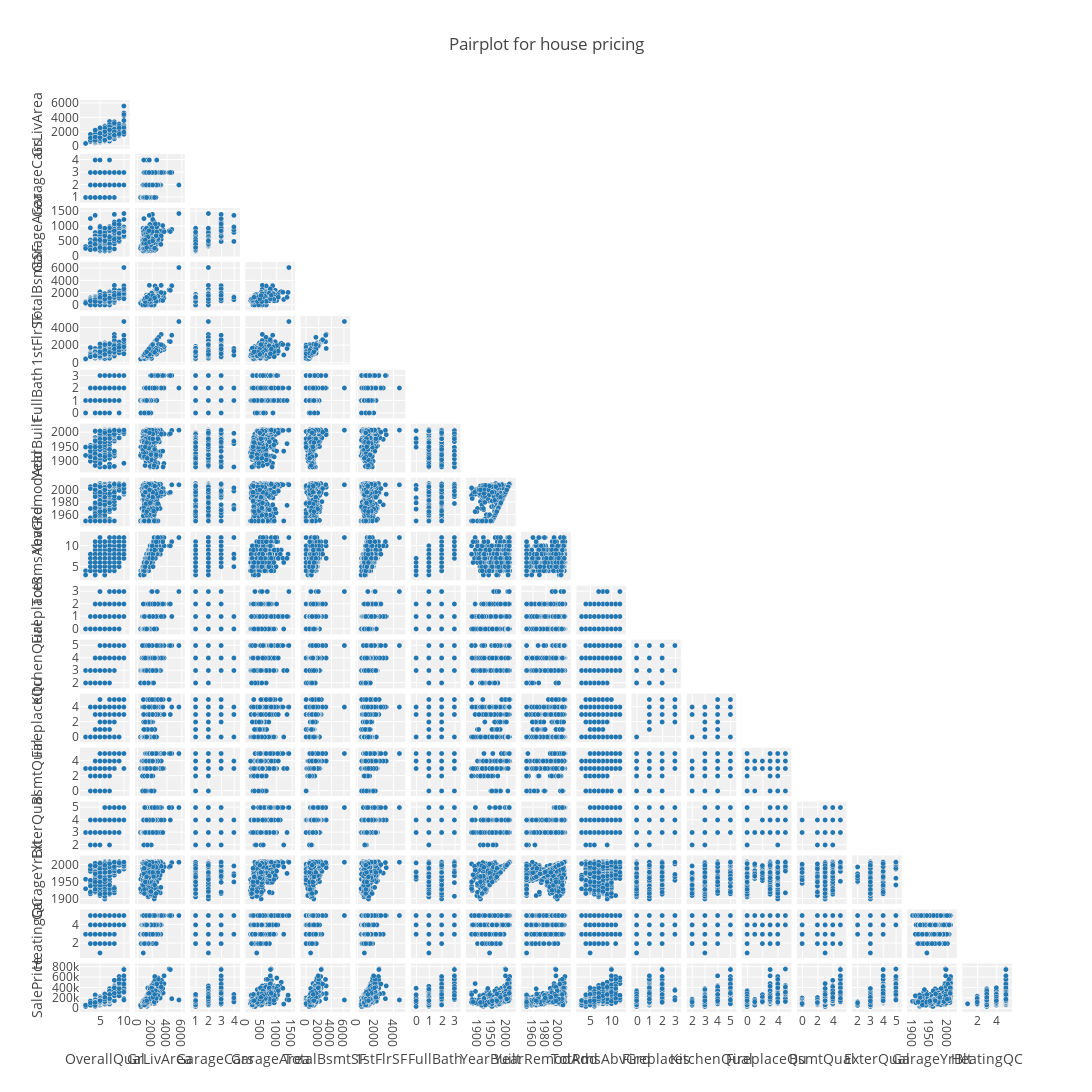

The cell this chart's notebook holds for it:
### Markdown cell above
### Plotting correlated features

For our plot, we will get all the features that have absolute value above 0.5 with the dependent **SalePrice**.

### Code cell
obj = go.Splom(dimensions=[dict(label='OverallQual', values = df_train['OverallQual']),
                           dict(label='GrLivArea', values=df_train['GrLivArea']),
                           dict(label='GarageCars', values=df_train['GarageCars']),
                           dict(label='GarageArea', values=df_train['GarageArea']),
                           dict(label='TotalBsmtSF', values=df_train['TotalBsmtSF']),
                           dict(label='1stFlrSF', values=df_train['1stFlrSF']),
                           dict(label='FullBath', values=df_train['FullBath']),
                           dict(label='YearBuilt', values=df_train['YearBuilt']),
                           dict(label='YearRemodAdd', values=df_train['YearRemodAdd']),
                           dict(label='TotRmsAbvGrd', values=df_train['TotRmsAbvGrd']),
                           dict(label='Fireplaces', values=df_train['Fireplaces']),
                           dict(label='KitchenQual', values=df_train['KitchenQual']),
                           dict(label='FireplaceQu', values=df_train['FireplaceQu']),
                           dict(label='BsmtQual', values=df_train['BsmtQual']),
                           dict(label='ExterQual', values=df_train['ExterQual']),
                           dict(label='GarageYrBlt', values=df_train['GarageYrBlt']),
                           dict(label='HeatingQC', values=df_train['HeatingQC']),
                           dict(label='SalePrice', values=df_train['SalePrice'])],
                        marker=dict(size=5,
                           line=dict(width=0.5,
                                     color='rgb(230,230,230)')),
                           diagonal=dict(visible=False),
                           showupperhalf=False)
axisd = dict(showline=False,
           zeroline=False,
           gridcolor='#fff')

layout = go.Layout(title="Pairplot for house pricing",
                   dragmode='select',
                   width=2000,
                   height=2000,
                   autosize=False,
                   hovermode='closest',
                   plot_bgcolor='rgba(240,240,240, 0.95)',
                   xaxis1=dict(axisd), xaxis2=dict(axisd), xaxis3=dict(axisd), xaxis4=dict(axisd), xaxis5=dict(axisd), xaxis6=dict(axisd),
                   xaxis7=dict(axisd), xaxis8=dict(axisd), xaxis9=dict(axisd), xaxis10=dict(axisd), xaxis11=dict(axisd), xaxis12=dict(axisd),
                   xaxis13=dict(axisd), xaxis14=dict(axisd), xaxis15=dict(axisd), xaxis16=dict(axisd), xaxis17=dict(axisd), xaxis18=dict(axisd),
                   yaxis1=dict(axisd), yaxis2=dict(axisd), yaxis3=dict(axisd), yaxis4=dict(axisd), yaxis5=dict(axisd), yaxis6=dict(axisd),
                   yaxis7=dict(axisd), yaxis8=dict(axisd), yaxis9=dict(axisd), yaxis10=dict(axisd), yaxis11=dict(axisd), yaxis12=dict(axisd),
                   yaxis13=dict(axisd), yaxis14=dict(axisd), yaxis15=dict(axisd), yaxis16=dict(axisd), yaxis17=dict(axisd), yaxis18=dict(axisd))


fig = go.Figure(data=[obj], layout=layout)
plotly.offline.iplot(fig, filename="pairplot")

### Figure 1 — Plotly figure (JSON) as saved in the notebook; plotly's stock layout.template omitted (floating-point values rounded to 4 significant figures; data arrays with more than 128 entries replaced by an {"elided": "..."} marker saying what was removed)
{"data": [{"diagonal": {"visible": false}, "dimensions": [{"label": "OverallQual", "values": {"elided": "1370 int values"}}, {"label": "GrLivArea", "values": {"elided": "1370 int values"}}, {"label": "GarageCars", "values": {"elided": "1370 int values"}}, {"label": "GarageArea", "values": {"elided": "1370 int values"}}, {"label": "TotalBsmtSF", "values": {"elided": "1370 int values"}}, {"label": "1stFlrSF", "values": {"elided": "1370 int values"}}, {"label": "FullBath", "values": {"elided": "1370 int values"}}, {"label": "YearBuilt", "values": {"elided": "1370 int values"}}, {"label": "YearRemodAdd", "values": {"elided": "1370 int values"}}, {"label": "TotRmsAbvGrd", "values": {"elided": "1370 int values"}}, {"label": "Fireplaces", "values": {"elided": "1370 int values"}}, {"label": "KitchenQual", "values": {"elided": "1370 int values"}}, {"label": "FireplaceQu", "values": {"elided": "1370 int values"}}, {"label": "BsmtQual", "values": {"elided": "1370 int values"}}, {"label": "ExterQual", "values": {"elided": "1370 int values"}}, {"label": "GarageYrBlt", "values": {"elided": "1370 int values"}}, {"label": "HeatingQC", "values": {"elided": "1370 int values"}}, {"label": "SalePrice", "values": {"elided": "1370 int values"}}], "marker": {"line": {"color": "rgb(230,230,230)", "width": 0.5}, "size": 5}, "showupperhalf": false, "type": "splom", "uid": "45a2f6ea-4da1-41b2-86d6-aacb7a999099"}], "layout": {"autosize": false, "dragmode": "select", "height": 2000, "hovermode": "closest", "plot_bgcolor": "rgba(240,240,240, 0.95)", "title": {"text": "Pairplot for house pricing"}, "width": 2000, "xaxis": {"gridcolor": "#fff", "showline": false, "zeroline": false}, "xaxis10": {"gridcolor": "#fff", "showline": false, "zeroline": false}, "xaxis11": {"gridcolor": "#fff", "showline": false, "zeroline": false}, "xaxis12": {"gridcolor": "#fff", "showline": false, "zeroline": false}, "xaxis13": {"gridcolor": "#fff", "showline": false, "zeroline": false}, "xaxis14": {"gridcolor": "#fff", "showline": false, "zeroline": false}, "xaxis15": {"gridcolor": "#fff", "showline": false, "zeroline": false}, "xaxis16": {"gridcolor": "#fff", "showline": false, "zeroline": false}, "xaxis17": {"gridcolor": "#fff", "showline": false, "zeroline": false}, "xaxis18": {"gridcolor": "#fff", "showline": false, "zeroline": false}, "xaxis2": {"gridcolor": "#fff", "showline": false, "zeroline": false}, "xaxis3": {"gridcolor": "#fff", "showline": false, "zeroline": false}, "xaxis4": {"gridcolor": "#fff", "showline": false, "zeroline": false}, "xaxis5": {"gridcolor": "#fff", "showline": false, "zeroline": false}, "xaxis6": {"gridcolor": "#fff", "showline": false, "zeroline": false}, "xaxis7": {"gridcolor": "#fff", "showline": false, "zeroline": false}, "xaxis8": {"gridcolor": "#fff", "showline": false, "zeroline": false}, "xaxis9": {"gridcolor": "#fff", "showline": false, "zeroline": false}, "yaxis": {"gridcolor": "#fff", "showline": false, "zeroline": false}, "yaxis10": {"gridcolor": "#fff", "showline": false, "zeroline": false}, "yaxis11": {"gridcolor": "#fff", "showline": false, "zeroline": false}, "yaxis12": {"gridcolor": "#fff", "showline": false, "zeroline": false}, "yaxis13": {"gridcolor": "#fff", "showline": false, "zeroline": false}, "yaxis14": {"gridcolor": "#fff", "showline": false, "zeroline": false}, "yaxis15": {"gridcolor": "#fff", "showline": false, "zeroline": false}, "yaxis16": {"gridcolor": "#fff", "showline": false, "zeroline": false}, "yaxis17": {"gridcolor": "#fff", "showline": false, "zeroline": false}, "yaxis18": {"gridcolor": "#fff", "showline": false, "zeroline": false}, "yaxis2": {"gridcolor": "#fff", "showline": false, "zeroline": false}, "yaxis3": {"gridcolor": "#fff", "showline": false, "zeroline": false}, "yaxis4": {"gridcolor": "#fff", "showline": false, "zeroline": false}, "yaxis5": {"gridcolor": "#fff", "showline": false, "zeroline": false}, "yaxis6": {"gridcolor": "#fff", "showline": false, "zeroline": false}, "yaxis7": {"gridcolor": "#fff", "showline": false, "zeroline": false}, "yaxis8": {"gridcolor": "#fff", "showline": false, "zeroline": false}, "yaxis9": {"gridcolor": "#fff", "showline": false, "zeroline": false}}}
